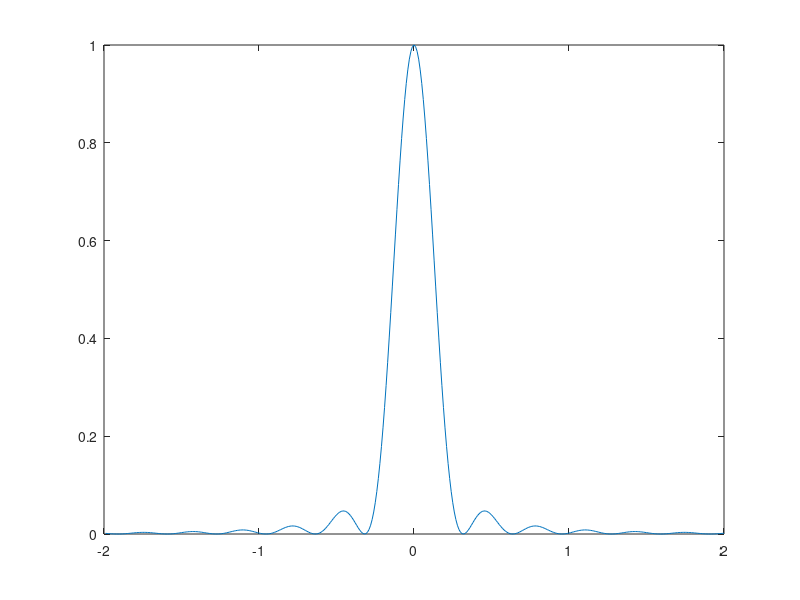
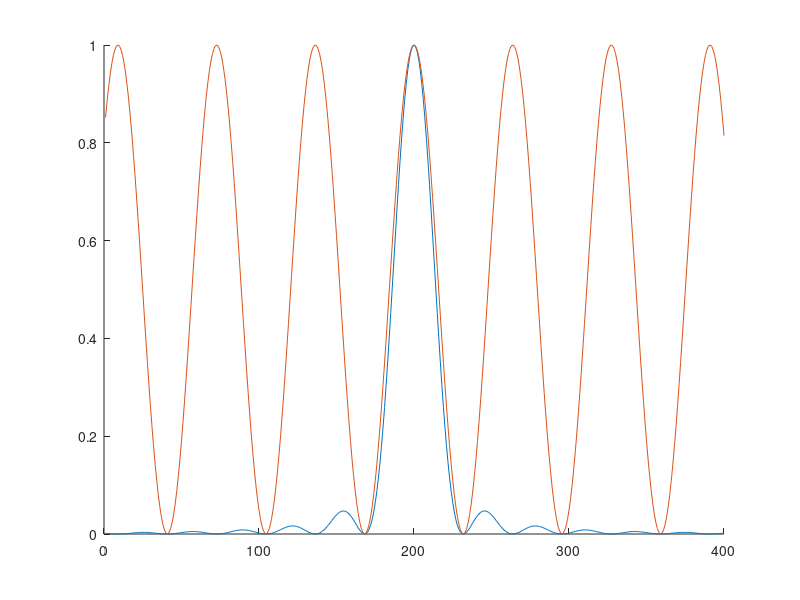

Source code (MATLAB) for these figures, in order:
figure(313141)
plot(sinc([-1.99:0.01:2].*pi).^2)
% hold on 
% plot(((cos(0.5*pi^2*[-1.99:0.01:2]))).^2)
% hold off
hold on
plot(((1+cos(pi^2*[-1.99:0.01:2]))/2))
hold off
box off
% xticks off

xx = [-1.99:0.01:2];
psf = @(x) sinc(pi.*x)
figure(141)
plot(xx,psf(xx).^2)
